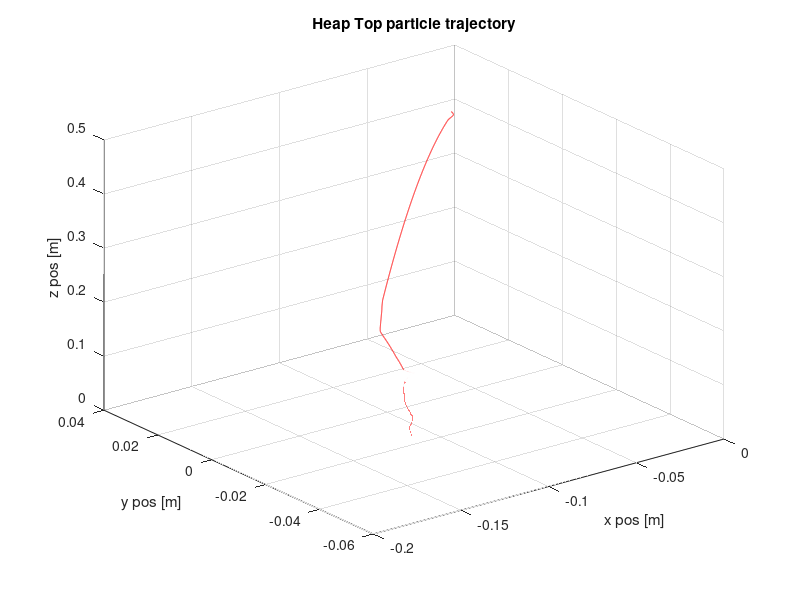
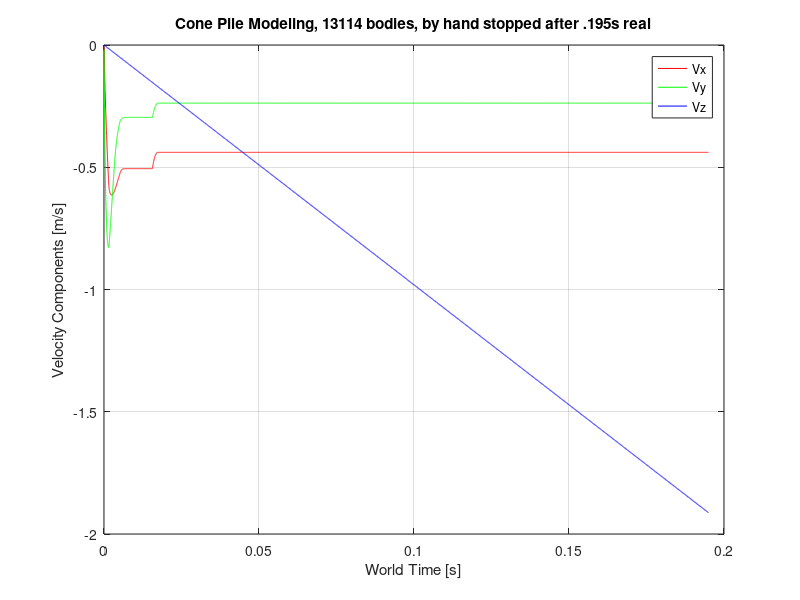

Write MATLAB code to recreate these figures, in order.
%% Load a Bispheres Made Pile 
granule_bisphere = importdata('settling_granule_bisphere.dat');
%%
% ChTime,Nbodies,Ncontacts,
% % pos.x,pos.y,pos.z,
% % % vel.x,vel.y,vel.z
figure,plot(granule_bisphere(:,1),granule_bisphere(:,7),'r',...
granule_bisphere(:,1),granule_bisphere(:,8),'g',...
granule_bisphere(:,1),granule_bisphere(:,9),'b') 
legend('Vx','Vy','Vz','Location','Best')
title('Bisphere Pile Modeling, 13114 bodies, tSIM=3053s')
xlabel('World Time [s]')
ylabel('Velocity Components [m/s]')
grid on

%%
% Granule Trajectory
x = granule_bisphere(:,4);
y = granule_bisphere(:,5);
z = granule_bisphere(:,6);
plot3(x,y,z,'r');
zlim([0.0,0.5])
xlabel('x pos [m]')
ylabel('y pos [m]')
zlabel('z pos [m]')
title('Heap Top particle trajectory')
grid on
% IT TAKES A LONG TIME
% % %if you want to animate it
% % for i=1:length(x)
% %   plot3(x(i),y(i),z(i),'*r');
% %   hold on;
% %   pause(0.01);
% % end

%% Load a Cones Made Pile 
%granule_cone = importdata('settling_granule_cone_1e-4.dat');
granule_cone = importdata('settling_granule_bispher-cone_1e-5.dat');
%% 
% ChTime,Nbodies,Ncontacts,
% % pos.x,pos.y,pos.z,
% % % vel.x,vel.y,vel.z
figure,plot(granule_cone(:,1),granule_cone(:,7),'r',...
granule_cone(:,1),granule_cone(:,8),'g',...
granule_cone(:,1),granule_cone(:,9),'b') 
legend('Vx','Vy','Vz','Location','Best')
% % title('Cone Pile Modeling, 13114 bodies, itself stopped after .163s real')
title('Cone Pile Modeling, 13114 bodies, by hand stopped after .195s real')
xlabel('World Time [s]')
ylabel('Velocity Components [m/s]')
grid on

